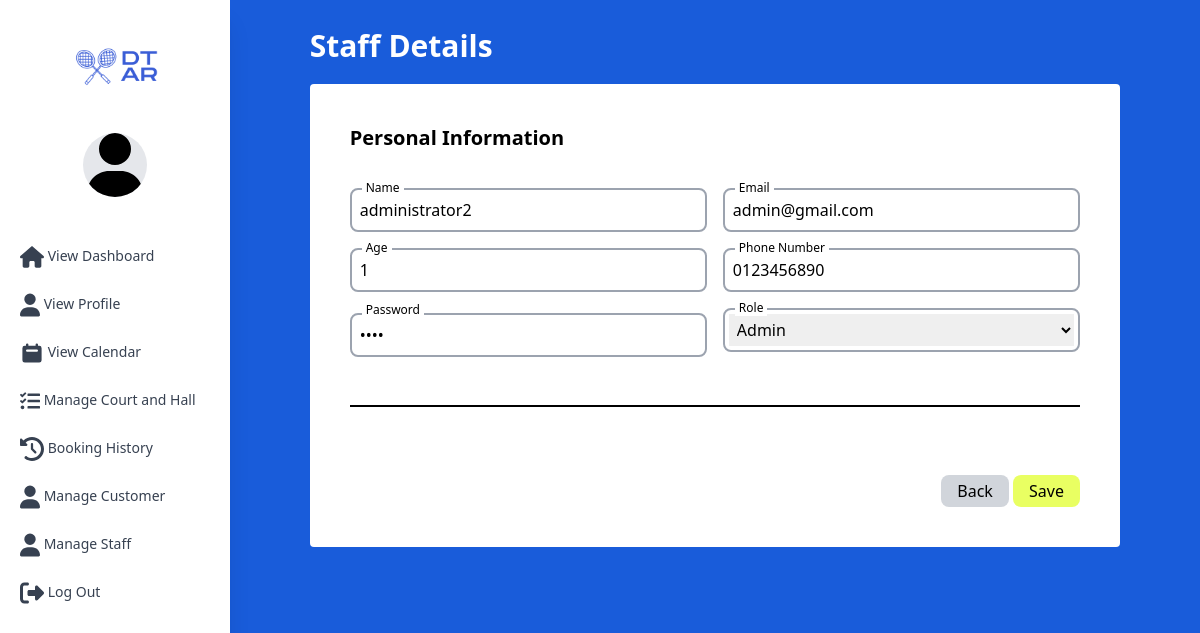
The page /adminManage_staff.php?id=7 (signed in) on the database its author committed.
### tables this page shows
CREATE TABLE `user` (
  `user_id` int(11) NOT NULL,
  `user_name` varchar(100) DEFAULT NULL,
  `user_email` varchar(100) DEFAULT NULL,
  `user_pass` varchar(20) DEFAULT NULL,
  `user_phone` varchar(20) DEFAULT NULL,
  `user_age` varchar(20) DEFAULT NULL,
  `role_id` int(11) DEFAULT NULL,
  `delete_at` timestamp NULL DEFAULT NULL ON UPDATE current_timestamp(),
  `update_at` timestamp NULL DEFAULT NULL,
  `create_at` timestamp NULL DEFAULT NULL,
  `token` text DEFAULT NULL
);

### adminManage_staff.php (the view, shortened to what this page needs)
<?php
  include "config.php";
  $staffID = $_GET['id'];
?>
<!DOCTYPE html>
<html lang="en">
<head>
  <link href="/BadmintonWebsite/styles.css" type="text/css" rel="stylesheet">
  <link href="https://cdn.jsdelivr.net/npm/tailwindcss@2.2.19/dist/tailwind.min.css" rel="stylesheet">
</head>
<body>
<body class="font-poppins antialiased">
<div id="view" class="h-screen w-screen flex flex-row bg-dtarblue">
      <div
        id="sidebar"
        class="bg-white h-screen md:block shadow-xl px-3 w-72"
      >
        <div class="space-y-6 md:space-y-10 mt-10">
          <img src="/BadmintonWebsite/assets/logo.png" class="w-24 mx-auto h-auto mb-10" alt="">
          <div id="profile" class="space-y-3">
            <svg class="w-16 h-16 rounded-full mx-auto bg-gray-200"  xmlns="http://www.w3.org/2000/svg" viewBox="0 0 448 512"><path d="M224 256A128 128 0 1 0 224 0a128 128 0 1 0 0 256zm-45.7 48C79.8 304 0 383.8 0 482.3C0 498.7 13.3 512 29.7 512H418.3c16.4 0 29.7-13.3 29.7-29.7C448 383.8 368.2 304 269.7 304H178.3z"/></svg>
          </div>
          <div id="menu" class="flex flex-col space-y-2">
          <?php if($_SESSION['user_role'] != 'Staff')
          {
            echo ' <a href="/BadmintonWebsite/adminHome.php" class="text-sm font-medium text-gray-700 py-2 px-2">
                    <svg class="w-6 h-6 fill-current inline-block" xmlns="http://www.w3.org/2000/svg" viewBox="0 0 576 512"><path d="M575.8 255.5c0 18-15 32.1-32 32.1h-32l.7 160.2c0 2.7-.2 5.4-.5 8.1V472c0 22.1-17.9 40-40 40H456c-1.1 0-2.2 0-3.3-.1c-1.4 .1-2.8 .1-4.2 .1H416 392c-22.1 0-40-17.9-40-40V448 384c0-17.7-14.3-32-32-32H256c-17.7 0-32 14.3-32 32v64 24c0 22.1-17.9 40-40 40H160 128.1c-1.5 0-3-.1-4.5-.2c-1.2 .1-2.4 .2-3.6 .2H104c-22.1 0-40-17.9-40-40V360c0-.9 0-1.9 .1-2.8V287.6H32c-18 0-32-14-32-32.1c0-9 3-17 10-24L266.4 8c7-7 15-8 22-8s15 2 21 7L564.8 231.5c8 7 12 15 11 24z"/></svg>
                      <span class="">View Dashboard</span>
                    </a>';
          }
         ?>
            <a href="/BadmintonWebsite/adminProfile.php" class="text-sm font-medium text-gray-700 py-2 px-2"
            >
            <svg class="w-5 h-6 fill-current inline-block"  xmlns="http://www.w3.org/2000/svg" viewBox="0 0 448 512"><path d="M224 256A128 128 0 1 0 224 0a128 128 0 1 0 0 256zm-45.7 48C79.8 304 0 383.8 0 482.3C0 498.7 13.3 512 29.7 512H418.3c16.4 0 29.7-13.3 29.7-29.7C448 383.8 368.2 304 269.7 304H178.3z"/></svg>
            <span class="">View Profile</span>
            </a>
            <a href="/BadmintonWebsite/adminChooseCalendar.php" class="text-sm font-medium text-gray-700 py-2 px-2"
            >
              <span class="">View Calendar</span>
            </a>
            <?php if($_SESSION['user_role'] != 'Staff')
          {
            echo ' <a href="/BadmintonWebsite/adminPlaceList.php" class="text-sm font-medium text-gray-700 py-2 px-2">
            <svg  class="w-5 h-6 fill-current inline-block" xmlns="http://www.w3.org/2000/svg" height="1em" viewBox="0 0 512 512"><path d="M139.61 35.5a12 12 0 0 0-17 0L58.93 98.81l-22.7-22.12a12 12 0 0 0-17 0L3.53 92.41a12 12 0 0 0 0 17l47.59 47.4a12.78 12.78 0 0 0 17.61 0l15.59-15.62L156.52 69a12.09 12.09 0 0 0 .09-17zm0 159.19a12 12 0 0 0-17 0l-63.68 63.72-22.7-22.1a12 12 0 0 0-17 0L3.53 252a12 12 0 0 0 0 17L51 316.5a12.77 12.77 0 0 0 17.6 0l15.7-15.69 72.2-72.22a12 12 0 0 0 .09-16.9zM64 368c-26.49 0-48.59 21.5-48.59 48S37.53 464 64 464a48 48 0 0 0 0-96zm432 16H208a16 16 0 0 0-16 16v32a16 16 0 0 0 16 16h288a16 16 0 0 0 16-16v-32a16 16 0 0 0-16-16zm0-320H208a16 16 0 0 0-16 16v32a16 16 0 0 0 16 16h288a16 16 0 0 0 16-16V80a16 16 0 0 0-16-16zm0 160H208a16 16 0 0 0-16 16v32a16 16 0 0 0 16 16h288a16 16 0 0 0 16-16v-32a16 16 0 0 0-16-16z"/></svg>
                      <span class="">Manage Court and Hall</span>
                    </a>';
          }
         ?>
            <a
              href="/BadmintonWebsite/adminManage.php"
              class="text-sm font-medium text-gray-700 py-2 px-2"
            >
              <span class="">Booking History</span>
            </a>
            <a href="/BadmintonWebsite/adminUserList.php" class="text-sm font-medium text-gray-700 py-2 px-2">
                          <svg class="w-5 h-6 fill-current inline-block"  xmlns="http://www.w3.org/2000/svg" viewBox="0 0 448 512"><path d="M224 256A128 128 0 1 0 224 0a128 128 0 1 0 0 256zm-45.7 48C79.8 304 0 383.8 0 482.3C0 498.7 13.3 512 29.7 512H418.3c16.4 0 29.7-13.3 29.7-29.7C448 383.8 368.2 304 269.7 304H178.3z"/></svg>
                          <span class="">Manage Customer</span>
            </a>
            <?php if($_SESSION['user_role'] != 'Staff')
              {
                echo '
                        <a href="/BadmintonWebsite/adminStaffList.php" class="text-sm font-medium text-gray-700 py-2 px-2">
                          <svg class="w-5 h-6 fill-current inline-block"  xmlns="http://www.w3.org/2000/svg" viewBox="0 0 448 512"><path d="M224 256A128 128 0 1 0 224 0a128 128 0 1 0 0 256zm-45.7 48C79.8 304 0 383.8 0 482.3C0 498.7 13.3 512 29.7 512H418.3c16.4 0 29.7-13.3 29.7-29.7C448 383.8 368.2 304 269.7 304H178.3z"/></svg>
                          <span class="">Manage Staff</span>
                        </a>
                      ';
              }
            ?>
            <a
              href="/BadmintonWebsite/logout.php"
              class="text-sm font-medium text-gray-700 py-2 px-2"
            >
              <span class="">Log Out</span>
            </a>
          </div>
        </div>
</div>
<section class="pt-7 px-7 md:px-20 w-full">
    <h2 class="text-3xl font-bold mb-4 text-white">Staff Details</h2>
<div>
    <div class="container rounded bg-white mt-5 p-10 w-full">
                <form action="" method="POST">
                    <div class="mb-5">
                      <h1 class="font-bold text-xl">Personal Information</h1>
                    </div>
                    <?php
                      $sql = "SELECT * FROM user JOIN role  ON user.role_id = role.role_id WHERE user_id = '$staffID'";
                      $result = mysqli_query($conn, $sql);
                      if (mysqli_num_rows($result) > 0) {
                        while ($row = mysqli_fetch_assoc($result)) {
                    ?>
                    <div class="flex flex-col md:flex-row gap-0 md:gap-4">
                      <div class="mt-2 relative w-full">
                        <div class="border-2 border-gray-400 p-1 rounded-lg mt-2">
                          <label class="bg-white absolute left-3 top-0 text-xs px-1" for="">Name</label>
                          <input required type="text" name="name" class="form-control p-1 w-full" placeholder="Name" value="<?php echo $row['user_name'] ?>">
                        </div>
                      </div>
                      <div class="mt-2 relative w-full">
                        <div class="border-2 border-gray-400 p-1 rounded-lg mt-2">
                          <label class="bg-white absolute left-3 top-0 text-xs px-1" for="">Email</label>
                          <input required type="text" name="email" class="form-control p-1 w-full" placeholder="Email" value="<?php echo $row['user_email'] ?>">
                        </div>
                      </div>
                    </div>
                    <div class="flex flex-col md:flex-row gap-0 md:gap-4">
                      <div class="mt-2 relative w-full">
                        <div class="border-2 border-gray-400 p-1 rounded-lg mt-2">
                          <label class="bg-white absolute left-3 top-0 text-xs px-1" for="">Age</label>
                          <input type="text" name="age" class="form-control p-1 w-full" placeholder="Age" value="<?php echo $row['user_age'] ?>">
                        </div>
                      </div>
                      <div class="mt-2 relative w-full">
                        <div class="border-2 border-gray-400 p-1 rounded-lg mt-2">
                          <label class="bg-white absolute left-3 top-0 text-xs px-1" for="">Phone Number</label>
                          <input required type="text" name="phone" class="form-control p-1 w-full" placeholder="Phone Number" value="<?php echo $row['user_phone'] ?>">
                        </div>
                      </div>
                    </div>
                    <div class="flex flex-col md:flex-row gap-0 md:gap-4">
                    <div class="mt-2 relative w-full" style=" padding-top:5px">
                        <div class="border-2 border-gray-400 p-1 rounded-lg mt-2">
                          <label class="bg-white absolute left-3 top-0 text-xs px-1" style="padding-top:2px" for="">Password</label>
                          <input type="password" name="password" class="form-control p-1 w-full" placeholder="Password" value="<?php echo $row['user_pass'] ?>">
                        </div>
                    </div>
                    <div class="mt-2 relative w-full">
                        <div class="border-2 border-gray-400 p-1 rounded-lg mt-2">
                          <label class="bg-white absolute left-3 top-0 text-xs px-1" for="">Role</label>
                          <select required name="role" class="form-control p-1 w-full">
                            <?php
                              $roleQuery = "SELECT * FROM role";
                              $roleResult = mysqli_query($conn, $roleQuery);
                              if (mysqli_num_rows($roleResult) > 0) {
                                while ($roleRow = mysqli_fetch_assoc($roleResult)) {
                                  $selected = ($roleRow['role_id'] == $row['role_id']) ? 'selected' : '';
                                  echo '<option value="' . $roleRow['role_id'] . '" ' . $selected . '>' . $roleRow['role_title'] . '</option>';
                                }
                              }
                            ?>
                          </select>
                        </div>
                      </div>
                    </div>
                    <br><br>
                    <hr style="border: 1px solid black;"><br><br>
                    <div class="mt-5 text-right">
                    <button name="back" class="px-4 py-1 rounded-lg bg-gray-300">Back</button>
                      <button class="px-4 py-1 rounded-lg bg-dtargreen" name="save" >Save</button>
                    </div>
                    </form>
                  <?php
                      }
                    }
                    ?>
                </div>
            </div>
        </div>
  </body>
</body>

### styles.css (style rules this page uses)
html { font-family: 'League Spartan', sans-serif; }
.bg-dtarblue { background-color: #195CDA; }
.bg-dtargreen { background-color: #e9ff62; }

### rows shown on the page
user: name "administrator2", email "admin@gmail.com", age "1", phone "0123456890"

### other values the page prints
form field role "Admin"
